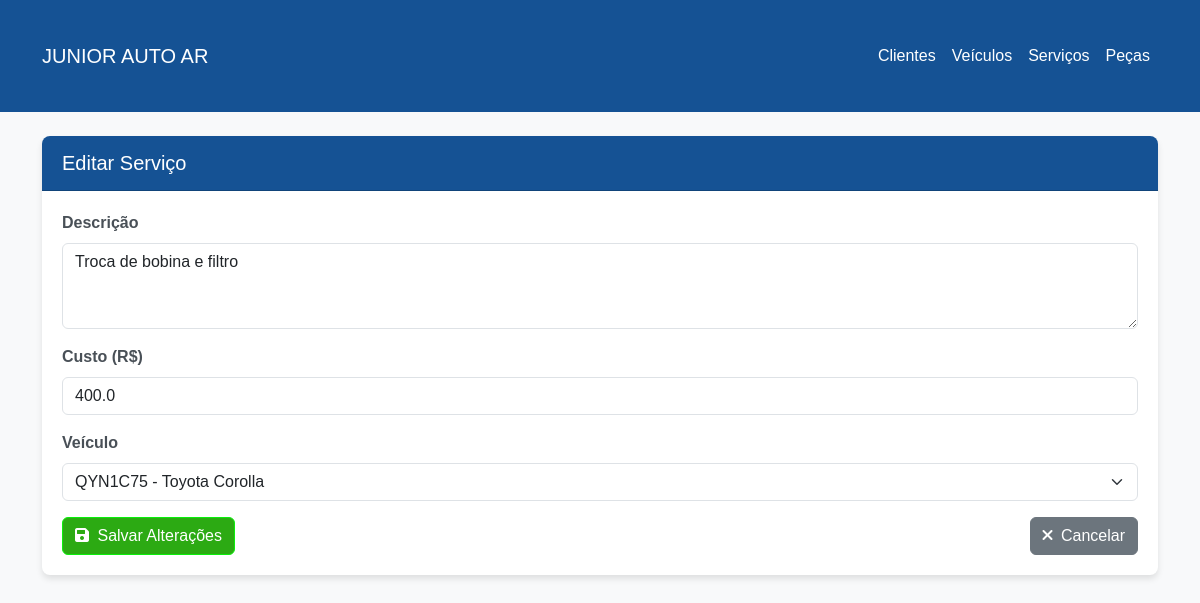
Screenshot of /service/edit/1 with the database file from the repository.
### models.py (models this page shows, shortened)
class Service(Base):
    __tablename__ = 'services'
    id = Column(Integer, primary_key=True)
    description = Column(String(200), nullable=False)
    cost = Column(Float, nullable=False)
    date = Column(DateTime, default=datetime.datetime.utcnow)
    vehicle_id = Column(Integer, ForeignKey('vehicles.id'))
    vehicle = relationship("Vehicle", back_populates="services")
    parts = relationship("Part", secondary=service_part, back_populates="services")

class Vehicle(Base):
    __tablename__ = 'vehicles'
    id = Column(Integer, primary_key=True)
    make = Column(String(50), nullable=False)
    model = Column(String(50), nullable=False)
    year = Column(Integer)
    license_plate = Column(String(20), unique=True)
    client_id = Column(Integer, ForeignKey('clients.id'))
    client = relationship("Client", back_populates="vehicles")
    services = relationship("Service", back_populates="vehicle", cascade="all, delete-orphan")

### app.py (the view, shortened to what this page needs)
@app.route('/service/edit/<int:service_id>', methods=['GET', 'POST'])
def edit_service(service_id):
    session = db_manager.get_session()
    try:
        service = session.query(Service).get(service_id)
        if not service:
            flash('Serviço não encontrado!', 'danger')
            return redirect(url_for('services'))
        vehicles = session.query(Vehicle).all()
        return render_template('edit_service.html', service=service, vehicles=vehicles)
    except Exception as e:
        session.rollback()
        flash(f'Erro ao editar serviço: {str(e)}', 'danger')
        return redirect(url_for('services'))
    finally:
        session.close()

### models.py (called while the page is built)
    def get_session(self):
        return self.Session()

### templates/edit_service.html (shortened to what this page needs)
{% extends "base.html" %}
{% block content %}
<div class="card">
    <div class="card-header">
        <h5 class="mb-0">Editar Serviço</h5>
    </div>
    <div class="card-body">
        <form method="POST" action="{{ url_for('edit_service', service_id=service.id) }}">
            <div class="mb-3">
                <label for="description" class="form-label">Descrição</label>
                <textarea class="form-control" id="description" name="description" rows="3" required>{{ service.description }}</textarea>
            </div>
            <div class="mb-3">
                <label for="cost" class="form-label">Custo (R$)</label>
                <input type="number" class="form-control" id="cost" name="cost" step="0.01" min="0" value="{{ service.cost }}" required>
            </div>
            <div class="mb-3">
                <label for="vehicle_id" class="form-label">Veículo</label>
                <select class="form-select" id="vehicle_id" name="vehicle_id" required>
                    {% for vehicle in vehicles %}
                    <option value="{{ vehicle.id }}" {% if vehicle.id == service.vehicle_id %}selected{% endif %}>{{ vehicle.license_plate }} - {{ vehicle.make }} {{ vehicle.model }}</option>
                    {% endfor %}
                </select>
            </div>
            <div class="d-flex justify-content-between">
                <button type="submit" class="btn btn-primary">
                    <i class="fas fa-save me-1"></i> Salvar Alterações
                </button>
                <a href="{{ url_for('services') }}" class="btn btn-secondary">
                    <i class="fas fa-times me-1"></i> Cancelar
                </a>
            </div>
        </form>
    </div>
</div>
{% endblock %}

### static/css/style.css (style rules this page uses)
body { font-family: Arial, sans-serif; background-color: #f8f9fa; color: #343a40; }
.card { box-shadow: 0 4px 6px rgba(0, 0, 0, 0.1); margin-bottom: 20px; border: none; border-radius: 8px; }
.card-header { background-color: #155294; color: #ffffff; border-radius: 8px 8px 0 0 !important; padding: 15px 20px; font-weight: bold; display: flex; justify-content: space-between; align-items: center; }
.card-body { padding: 20px; }
.btn-primary { background-color: #2caa13; border-color: #0af00a; }
label { font-weight: bold; color: #495057; }

### rows the page displays
Service: description "Troca de bobina e filtro", cost "400.0", vehicle_id "QYN1C75 - Toyota Corolla"
